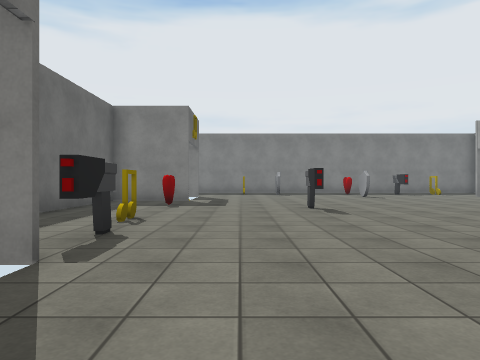
View 1 (above)

16 first-person views from a walk through a scene from a Unity 3-D project. The camera is 1.2 m above the floor, looks level and sees 70° across. The floor is counted in squares, 2 m on a side. Each view is taken from the middle of a square. On the plan, view 1 faces up. The plan holds only what a view shows up to about 10 squares ahead; the rest is blank. The player character is not drawn. Some surface patterns are stand-ins.

View 2
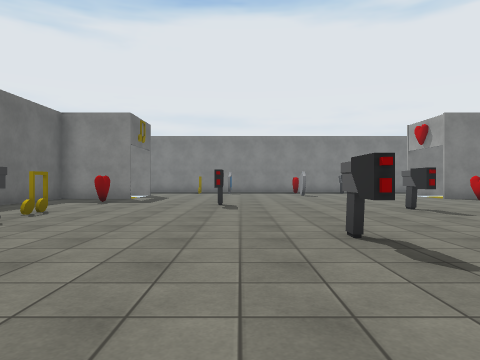

View 3
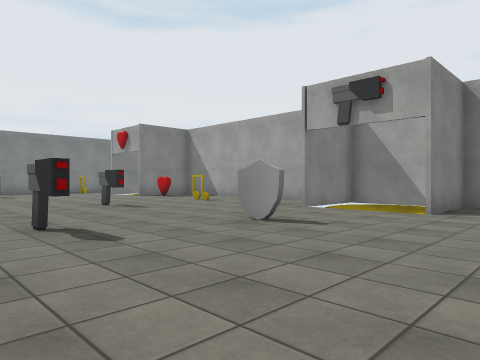

View 4
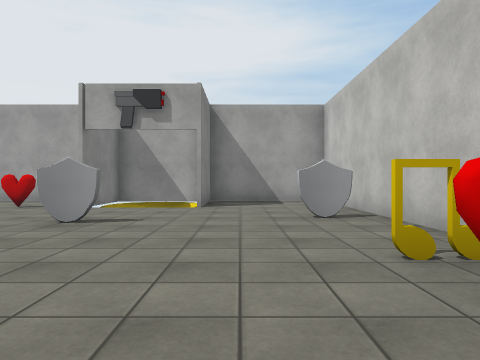

View 5
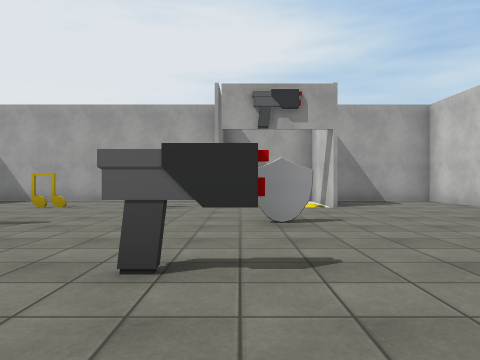

View 6
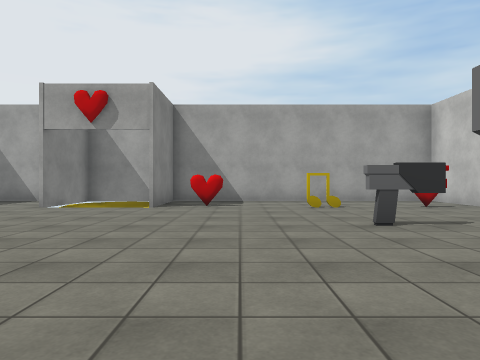

View 7
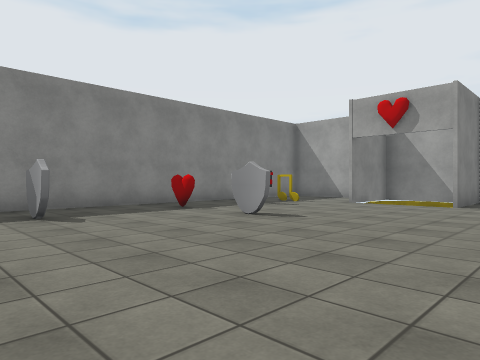

View 8
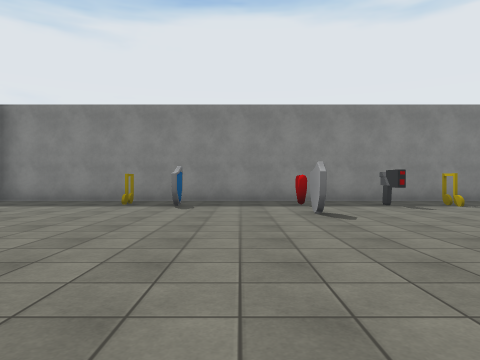

View 9
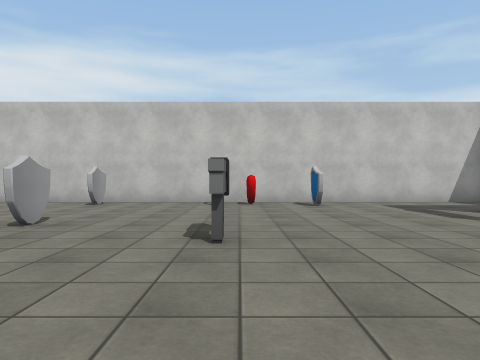

View 10
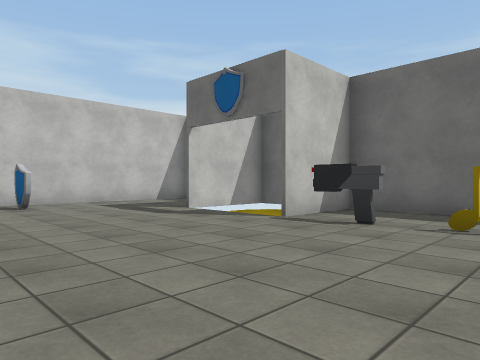

View 11
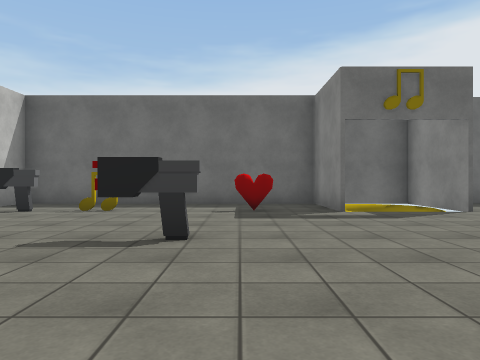

View 12
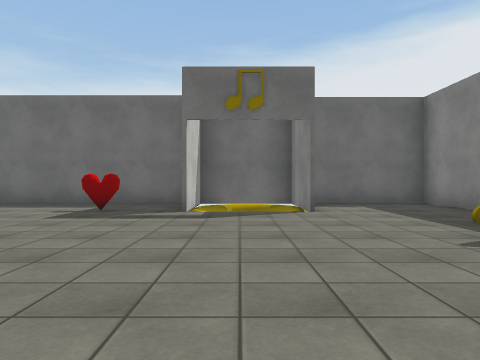

View 13
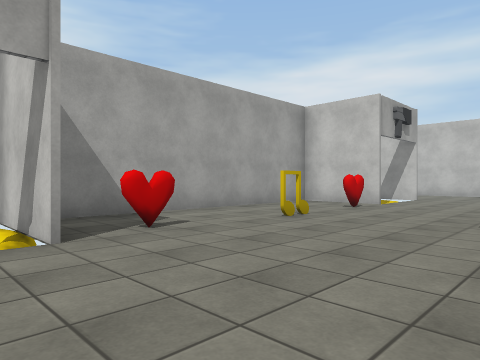

View 14
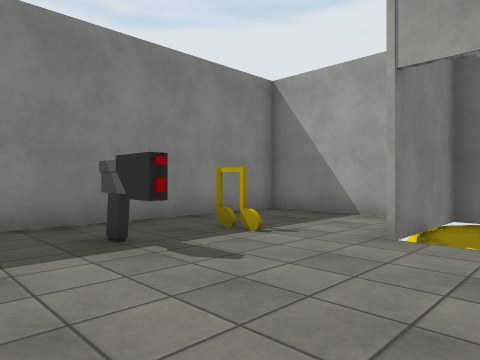

View 15
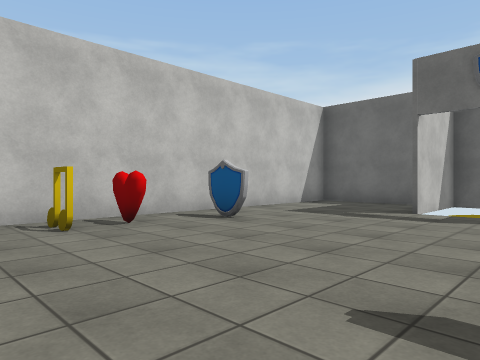

View 16
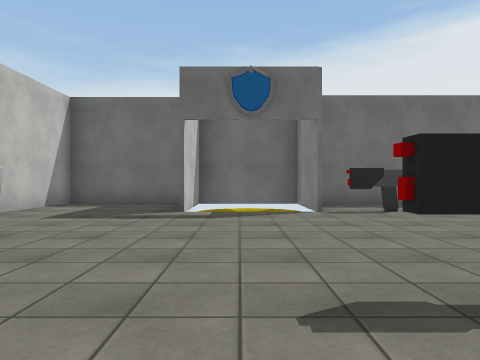

### Floor plan
Points are (right, up) in squares from view 1. A wall is a line through its corners. A room is listed if a view was taken in it or the views show most of it. See-through windows are left out.
Room 1 (views 1, 2, 3, 4, 5, 6, 7, 8, 9, 10, 11, 12, 13, 14, 15, 16)
walls: (-1.4, 9.9) (-3.7, 9.9) (-3.7, 2.6) (-2.1, 2.6); (8.5, 2.6) (10.8, 2.6) (10.8, 15.8) (-3.9, 15.8) (-3.9, 10); (-3.9, 2.5) (-3.9, -3.4) (10.8, -3.4) (10.8, 2.5); (10.8, 9.9) (8.5, 9.9); (10.8, -0.1) (8.5, -0.1)
ways out: gap at (4, -3)
objects: other object (-2, 3) to (-2, 4); other object (-2, 5); other object (-2, 8); other object (0, 15); other object (1, -2); other object (2, 7); other object (2, 14); other object (3, -2); other object (3, 2) to (3, 3); other object (4, -2); other object (4, 12); other object (4, 14); other object (6, 1) to (6, 2); other object (6, 6); other object (7, -2); other object (7, 14); other object (8, 6); other object (8, 14); other object (9, 4); other object (9, 9)

Where each view was taken, in squares from view 1:
view 1: 0 up, 0 right, facing up
view 2: 1 down, 2 right, facing up
view 3: 2 down, 2 right, facing up-right
view 4: 1 down, 1 right, facing right
view 5: 2 up, 1 right, facing right
view 6: 8 up, 1 right, facing right
view 7: 8 up, 0 right, facing up-right
view 8: 6 up, 3 right, facing up
view 9: 6 up, 3 right, facing down
view 10: 6 up, 3 right, facing down-left
view 11: 8 up, 5 right, facing left
view 12: 11 up, 5 right, facing left
view 13: 11 up, 5 right, facing down-right
view 14: 11 up, 5 right, facing up-right
view 15: 2 up, 5 right, facing down-left
view 16: 1 up, 5 right, facing left
